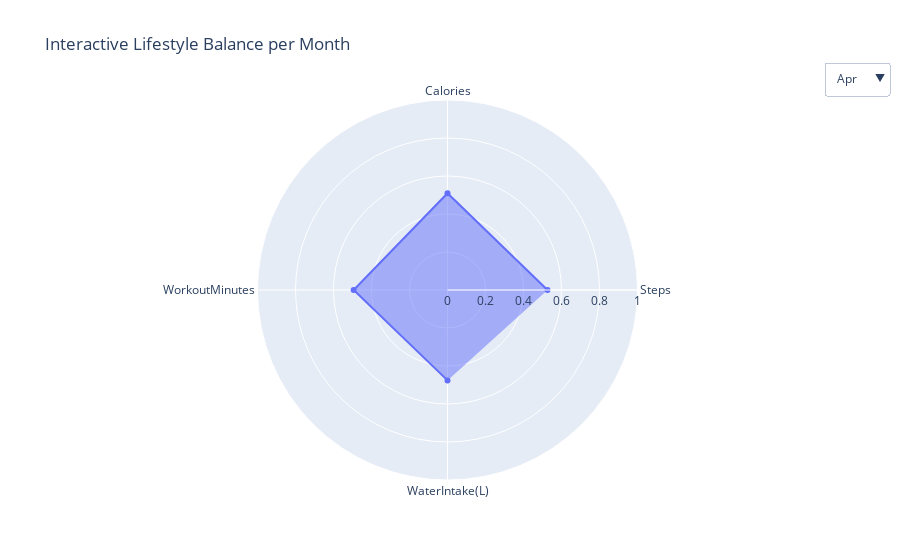

Here is the notebook cell this chart was saved with:
### Code cell
fig = go.Figure()

# Add one trace per month, initially hidden except the first
for i, row in monthly_avg.iterrows():
    fig.add_trace(go.Scatterpolar(
        r=row[metrics].values,
        theta=metrics,
        fill="toself",
        name=row["Month"],
        visible=(i == 0)  # Only first month visible
    ))

# Dropdown menu
buttons = []
for i, month in enumerate(monthly_avg["Month"]):
    visibility = [False] * len(monthly_avg)
    visibility[i] = True
    buttons.append(dict(label=month,
                        method="update",
                        args=[{"visible": visibility},
                              {"title": f"Lifestyle Balance - {month}"}]))

fig.update_layout(
    updatemenus=[dict(active=0,
                      buttons=buttons,
                      x=1.1, y=1.1)],
    polar=dict(radialaxis=dict(visible=True, range=[0,1])),
    title="Interactive Lifestyle Balance per Month"
)

fig.show()

### Figure 1 — Plotly figure (JSON) as saved in the notebook; plotly's stock layout.template omitted (floating-point values rounded to 4 significant figures)
{"data": [{"fill": "toself", "name": "Apr", "r": [0.5264, 0.5091, 0.4939, 0.4758], "theta": ["Steps", "Calories", "WorkoutMinutes", "WaterIntake(L)"], "type": "scatterpolar", "visible": true}, {"fill": "toself", "name": "Aug", "r": [0.4838, 0.5318, 0.5243, 0.4486], "theta": ["Steps", "Calories", "WorkoutMinutes", "WaterIntake(L)"], "type": "scatterpolar", "visible": false}, {"fill": "toself", "name": "Dec", "r": [0.4571, 0.4054, 0.5019, 0.5737], "theta": ["Steps", "Calories", "WorkoutMinutes", "WaterIntake(L)"], "type": "scatterpolar", "visible": false}, {"fill": "toself", "name": "Feb", "r": [0.4582, 0.5366, 0.4599, 0.4716], "theta": ["Steps", "Calories", "WorkoutMinutes", "WaterIntake(L)"], "type": "scatterpolar", "visible": false}, {"fill": "toself", "name": "Jan", "r": [0.5359, 0.5252, 0.483, 0.6017], "theta": ["Steps", "Calories", "WorkoutMinutes", "WaterIntake(L)"], "type": "scatterpolar", "visible": false}, {"fill": "toself", "name": "Jul", "r": [0.5558, 0.5965, 0.5219, 0.4254], "theta": ["Steps", "Calories", "WorkoutMinutes", "WaterIntake(L)"], "type": "scatterpolar", "visible": false}, {"fill": "toself", "name": "Jun", "r": [0.5818, 0.553, 0.4791, 0.5366], "theta": ["Steps", "Calories", "WorkoutMinutes", "WaterIntake(L)"], "type": "scatterpolar", "visible": false}, {"fill": "toself", "name": "Mar", "r": [0.4714, 0.4761, 0.5314, 0.5508], "theta": ["Steps", "Calories", "WorkoutMinutes", "WaterIntake(L)"], "type": "scatterpolar", "visible": false}, {"fill": "toself", "name": "May", "r": [0.4805, 0.4737, 0.5412, 0.5519], "theta": ["Steps", "Calories", "WorkoutMinutes", "WaterIntake(L)"], "type": "scatterpolar", "visible": false}, {"fill": "toself", "name": "Nov", "r": [0.4396, 0.5422, 0.5449, 0.4911], "theta": ["Steps", "Calories", "WorkoutMinutes", "WaterIntake(L)"], "type": "scatterpolar", "visible": false}, {"fill": "toself", "name": "Oct", "r": [0.4459, 0.4548, 0.5327, 0.5077], "theta": ["Steps", "Calories", "WorkoutMinutes", "WaterIntake(L)"], "type": "scatterpolar", "visible": false}, {"fill": "toself", "name": "Sep", "r": [0.5037, 0.4829, 0.5856, 0.5226], "theta": ["Steps", "Calories", "WorkoutMinutes", "WaterIntake(L)"], "type": "scatterpolar", "visible": false}], "layout": {"polar": {"radialaxis": {"range": [0, 1], "visible": true}}, "title": {"text": "Interactive Lifestyle Balance per Month"}, "updatemenus": [{"active": 0, "buttons": [{"args": [{"visible": [true, false, false, false, false, false, false, false, false, false, false, false]}, {"title": "Lifestyle Balance - Apr"}], "label": "Apr", "method": "update"}, {"args": [{"visible": [false, true, false, false, false, false, false, false, false, false, false, false]}, {"title": "Lifestyle Balance - Aug"}], "label": "Aug", "method": "update"}, {"args": [{"visible": [false, false, true, false, false, false, false, false, false, false, false, false]}, {"title": "Lifestyle Balance - Dec"}], "label": "Dec", "method": "update"}, {"args": [{"visible": [false, false, false, true, false, false, false, false, false, false, false, false]}, {"title": "Lifestyle Balance - Feb"}], "label": "Feb", "method": "update"}, {"args": [{"visible": [false, false, false, false, true, false, false, false, false, false, false, false]}, {"title": "Lifestyle Balance - Jan"}], "label": "Jan", "method": "update"}, {"args": [{"visible": [false, false, false, false, false, true, false, false, false, false, false, false]}, {"title": "Lifestyle Balance - Jul"}], "label": "Jul", "method": "update"}, {"args": [{"visible": [false, false, false, false, false, false, true, false, false, false, false, false]}, {"title": "Lifestyle Balance - Jun"}], "label": "Jun", "method": "update"}, {"args": [{"visible": [false, false, false, false, false, false, false, true, false, false, false, false]}, {"title": "Lifestyle Balance - Mar"}], "label": "Mar", "method": "update"}, {"args": [{"visible": [false, false, false, false, false, false, false, false, true, false, false, false]}, {"title": "Lifestyle Balance - May"}], "label": "May", "method": "update"}, {"args": [{"visible": [false, false, false, false, false, false, false, false, false, true, false, false]}, {"title": "Lifestyle Balance - Nov"}], "label": "Nov", "method": "update"}, {"args": [{"visible": [false, false, false, false, false, false, false, false, false, false, true, false]}, {"title": "Lifestyle Balance - Oct"}], "label": "Oct", "method": "update"}, {"args": [{"visible": [false, false, false, false, false, false, false, false, false, false, false, true]}, {"title": "Lifestyle Balance - Sep"}], "label": "Sep", "method": "update"}], "x": 1.1, "y": 1.1}]}}
